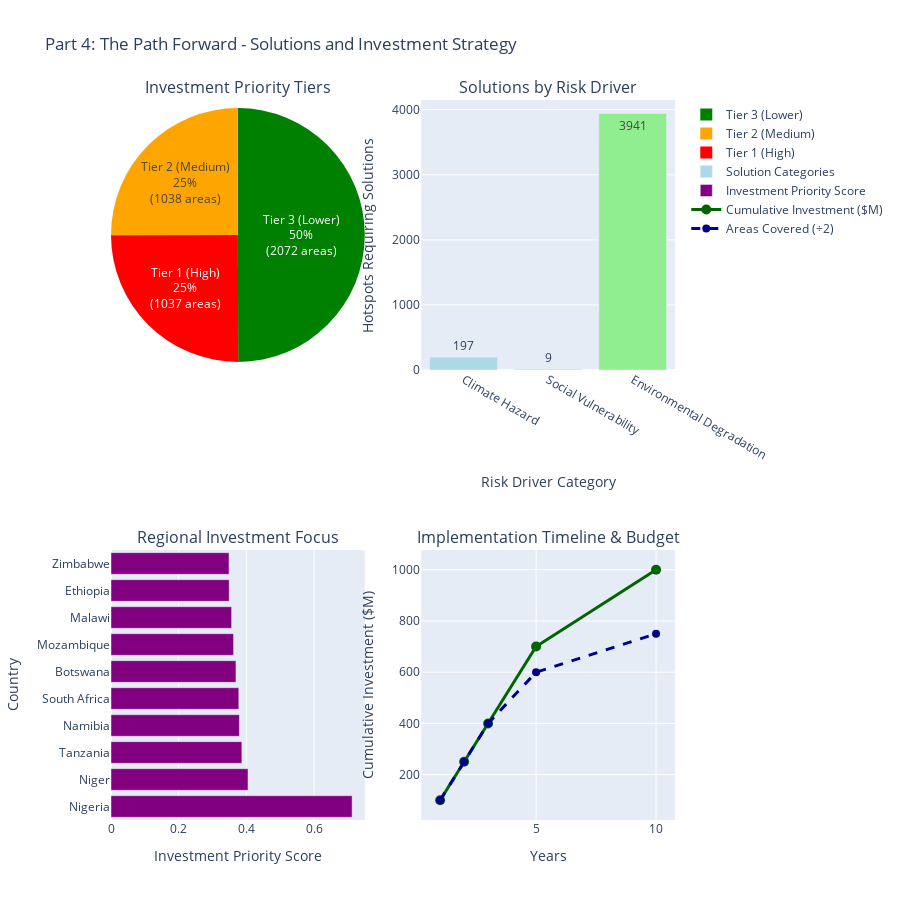

The notebook cell this image was saved under:
### Code cell
# Visualization: The Path Forward - Solutions Dashboard
print("🗺️ Creating 'The Path Forward' Solutions Dashboard...")

# Recreate all required variables for this visualization
# Regional investment priorities based on risk concentration
regional_priority = risk_data.groupby('country').agg({
    'compound_risk_score': 'mean',
    'population': 'sum',
    'vop_crops_usd': 'sum'
}).round(4)

# Create investment priority score (weighted average of risk, population, and economic value)
regional_priority['investment_priority'] = (
    0.5 * regional_priority['compound_risk_score'] + 
    0.3 * (regional_priority['population'] / regional_priority['population'].max()) +
    0.2 * (regional_priority['vop_crops_usd'] / regional_priority['vop_crops_usd'].max())
).round(4)

regional_priority = regional_priority.sort_values('investment_priority', ascending=False)

# Recreate priority tiers for consistent visualization
risk_percentiles = risk_data['compound_risk_score'].describe()
high_threshold = risk_percentiles['75%']  # Top 25% as high priority
medium_threshold = risk_percentiles['50%']  # Next 25% as medium priority

high_priority_vis = risk_data[risk_data['compound_risk_score'] >= high_threshold]
medium_priority_vis = risk_data[
    (risk_data['compound_risk_score'] >= medium_threshold) & 
    (risk_data['compound_risk_score'] < high_threshold)
]
low_priority_vis = risk_data[risk_data['compound_risk_score'] < medium_threshold]

# Recreate solution categories
hazard_dominant_vis = risk_data[
    risk_data['hazard_score'] > risk_data['combined_vulnerability_score']
]

social_vuln_dominant_vis = risk_data[
    (risk_data['social_vulnerability_score'] > risk_data['environmental_vulnerability_score']) &
    (risk_data['combined_vulnerability_score'] > risk_data['hazard_score'])
]

env_vuln_dominant_vis = risk_data[
    (risk_data['environmental_vulnerability_score'] > risk_data['social_vulnerability_score']) &
    (risk_data['combined_vulnerability_score'] > risk_data['hazard_score'])
]

# Create comprehensive solutions visualization
fig = make_subplots(
    rows=2, cols=2,
    subplot_titles=[
        'Investment Priority Tiers',
        'Solutions by Risk Driver',
        'Regional Investment Focus',
        'Implementation Timeline & Budget'
    ],
    specs=[[{'type': 'pie'}, {'type': 'bar'}],
           [{'type': 'bar'}, {'type': 'scatter'}]]
)

# Investment priority pie chart
priority_counts = [len(high_priority_vis), len(medium_priority_vis), len(low_priority_vis)]
priority_labels = ['Tier 1 (High)', 'Tier 2 (Medium)', 'Tier 3 (Lower)']
priority_colors = ['red', 'orange', 'green']

fig.add_trace(
    go.Pie(
        values=priority_counts,
        labels=priority_labels,
        marker_colors=priority_colors,
        textinfo='label+percent+value',
        texttemplate='%{label}<br>%{percent}<br>(%{value} areas)',
        name='Investment Priority'
    ),
    row=1, col=1
)

# Solutions by risk driver
driver_categories = ['Climate Hazard', 'Social Vulnerability', 'Environmental Degradation']
solution_counts = [len(hazard_dominant_vis), len(social_vuln_dominant_vis), len(env_vuln_dominant_vis)]

fig.add_trace(
    go.Bar(
        x=driver_categories,
        y=solution_counts,
        marker_color=['lightblue', 'lightcoral', 'lightgreen'],
        text=solution_counts,
        textposition='auto',
        name='Solution Categories'
    ),
    row=1, col=2
)

# Regional investment focus (top 10 countries)
top_investment_countries = regional_priority.head(10)
fig.add_trace(
    go.Bar(
        x=top_investment_countries['investment_priority'],
        y=top_investment_countries.index,
        orientation='h',
        marker_color='purple',
        name='Investment Priority Score'
    ),
    row=2, col=1
)

# Implementation timeline with budget
timeline_years = [1, 2, 3, 5, 10]
cumulative_investment = [100, 250, 400, 700, 1000]  # Millions
areas_covered = [200, 500, 800, 1200, 1500]  # Number of areas

fig.add_trace(
    go.Scatter(
        x=timeline_years,
        y=cumulative_investment,
        mode='lines+markers',
        name='Cumulative Investment ($M)',
        line=dict(color='darkgreen', width=3),
        marker=dict(size=10)
    ),
    row=2, col=2
)

# Add secondary line for areas covered (scaled for visualization)
fig.add_trace(
    go.Scatter(
        x=timeline_years,
        y=[x/2 for x in areas_covered],  # Scale down for visualization
        mode='lines+markers',
        name='Areas Covered (÷2)',
        line=dict(color='darkblue', width=3, dash='dash'),
        marker=dict(size=8)
    ),
    row=2, col=2
)

fig.update_layout(
    height=900,
    title_text="Part 4: The Path Forward - Solutions and Investment Strategy",
    showlegend=True
)

# Update axis labels
fig.update_xaxes(title_text="Risk Driver Category", row=1, col=2)
fig.update_yaxes(title_text="Hotspots Requiring Solutions", row=1, col=2)
fig.update_xaxes(title_text="Investment Priority Score", row=2, col=1)
fig.update_yaxes(title_text="Country", row=2, col=1)
fig.update_xaxes(title_text="Years", row=2, col=2)
fig.update_yaxes(title_text="Cumulative Investment ($M)", row=2, col=2)

fig.show()

print("✅ The Path Forward visualization complete!")

# Export action plan summary
action_summary = {
    'total_hotspots_identified': len(hotspots),
    'high_priority_areas': len(high_priority_vis),
    'people_requiring_intervention': int(high_priority_vis['population'].sum()),
    'agricultural_value_to_protect': int(high_priority_vis['vop_crops_usd'].sum()),
    'top_focus_countries': list(regional_priority.head(5).index),
    'implementation_phases': {
        'emergency_response': f'{len(high_priority_vis)//20} top hotspots (Years 1-2)',
        'comprehensive_intervention': f'{len(high_priority_vis)} Tier 1 areas (Years 2-5)',
        'scaling_and_prevention': f'{len(medium_priority_vis)} Tier 2 areas (Years 5-10)'
    }
}

print(f"\n📋 ACTION PLAN SUMMARY EXPORTED:")
for key, value in action_summary.items():
    if isinstance(value, dict):
        print(f"   {key}:")
        for subkey, subvalue in value.items():
            print(f"      • {subkey}: {subvalue}")
    else:
        print(f"   • {key}: {value}")

### Figure 1 — Plotly figure (JSON) as saved in the notebook; plotly's stock layout.template omitted (floating-point values rounded to 4 significant figures)
{"data": [{"domain": {"x": [0, 0.45], "y": [0.625, 1]}, "labels": ["Tier 1 (High)", "Tier 2 (Medium)", "Tier 3 (Lower)"], "marker": {"colors": ["red", "orange", "green"]}, "name": "Investment Priority", "textinfo": "label+percent+value", "texttemplate": "%{label}<br>%{percent}<br>(%{value} areas)", "type": "pie", "values": [1037, 1038, 2072]}, {"marker": {"color": ["lightblue", "lightcoral", "lightgreen"]}, "name": "Solution Categories", "text": ["197", "9", "3941"], "textposition": "auto", "type": "bar", "x": ["Climate Hazard", "Social Vulnerability", "Environmental Degradation"], "xaxis": "x", "y": [197, 9, 3941], "yaxis": "y"}, {"marker": {"color": "purple"}, "name": "Investment Priority Score", "orientation": "h", "type": "bar", "x": [0.7126, 0.4049, 0.3867, 0.3795, 0.3777, 0.3693, 0.3622, 0.3564, 0.3493, 0.3488], "xaxis": "x2", "y": ["Nigeria", "Niger", "Tanzania", "Namibia", "South Africa", "Botswana", "Mozambique", "Malawi", "Ethiopia", "Zimbabwe"], "yaxis": "y2"}, {"line": {"color": "darkgreen", "width": 3}, "marker": {"size": 10}, "mode": "lines+markers", "name": "Cumulative Investment ($M)", "type": "scatter", "x": [1, 2, 3, 5, 10], "xaxis": "x3", "y": [100, 250, 400, 700, 1000], "yaxis": "y3"}, {"line": {"color": "darkblue", "dash": "dash", "width": 3}, "marker": {"size": 8}, "mode": "lines+markers", "name": "Areas Covered (÷2)", "type": "scatter", "x": [1, 2, 3, 5, 10], "xaxis": "x3", "y": [100, 250, 400, 600, 750], "yaxis": "y3"}], "layout": {"annotations": [{"font": {"size": 16}, "showarrow": false, "text": "Investment Priority Tiers", "x": 0.225, "xanchor": "center", "xref": "paper", "y": 1, "yanchor": "bottom", "yref": "paper"}, {"font": {"size": 16}, "showarrow": false, "text": "Solutions by Risk Driver", "x": 0.775, "xanchor": "center", "xref": "paper", "y": 1, "yanchor": "bottom", "yref": "paper"}, {"font": {"size": 16}, "showarrow": false, "text": "Regional Investment Focus", "x": 0.225, "xanchor": "center", "xref": "paper", "y": 0.375, "yanchor": "bottom", "yref": "paper"}, {"font": {"size": 16}, "showarrow": false, "text": "Implementation Timeline & Budget", "x": 0.775, "xanchor": "center", "xref": "paper", "y": 0.375, "yanchor": "bottom", "yref": "paper"}], "height": 900, "showlegend": true, "title": {"text": "Part 4: The Path Forward - Solutions and Investment Strategy"}, "xaxis": {"anchor": "y", "domain": [0.55, 1], "title": {"text": "Risk Driver Category"}}, "xaxis2": {"anchor": "y2", "domain": [0, 0.45], "title": {"text": "Investment Priority Score"}}, "xaxis3": {"anchor": "y3", "domain": [0.55, 1], "title": {"text": "Years"}}, "yaxis": {"anchor": "x", "domain": [0.625, 1], "title": {"text": "Hotspots Requiring Solutions"}}, "yaxis2": {"anchor": "x2", "domain": [0, 0.375], "title": {"text": "Country"}}, "yaxis3": {"anchor": "x3", "domain": [0, 0.375], "title": {"text": "Cumulative Investment ($M)"}}}}
